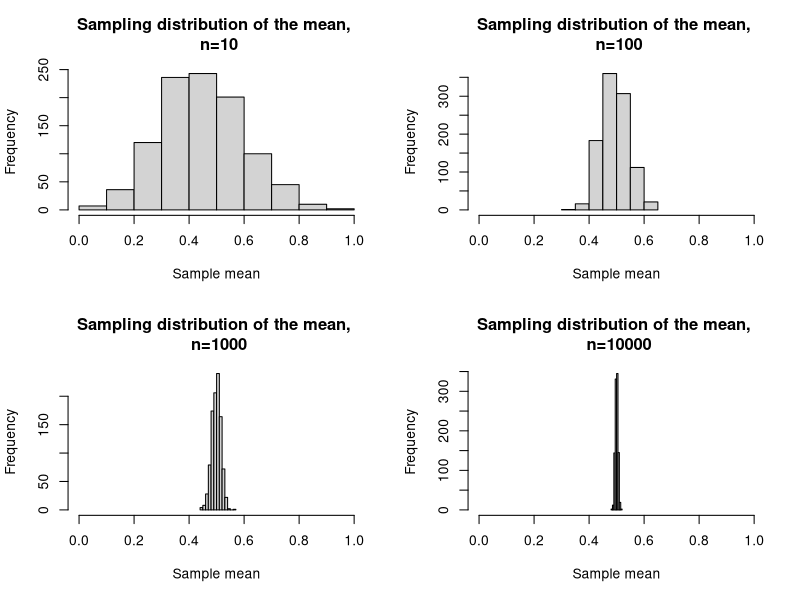

R code for this plot:

##  This command allows me to get the same simulation results each time I run the whole code; it resets
##  the random number generator in R.

set.seed(98347512)

##  Problem 4

##  You don't have to do this problem in R, but you need the standard errors for the next problem

se.10 <- .5/sqrt(10)
se.100 <- .5/sqrt(100)
se.1000 <- .5/sqrt(1000)
se.10000 <- .5/sqrt(10000)


## Problem 5

## Once you have the basic looping structure written, you just have to 
## change the size of the sample that you are drawing in each simulation

## n=10

sims <- 1000
nn <- 10
draws.10 <- rep(0, sims)
for(ii in 1:sims){
xx <- rbinom(nn, size=1, p=.5)
draws.10[ii] <- mean(xx)
}

## n=100

sims <- 1000
nn <- 100
draws.100 <- rep(0, sims)
for(ii in 1:sims){
xx <- rbinom(nn, size=1, p=.5)
draws.100[ii] <- mean(xx)
}

## n=1000

sims <- 1000
nn <- 1000
draws.1000 <- rep(0, sims)
for(ii in 1:sims){
xx <- rbinom(nn, size=1, p=.5)
draws.1000[ii] <- mean(xx)
}

## n=10000

sims <- 1000
nn <- 10000
draws.10000 <- rep(0, sims)
for(ii in 1:sims){
xx <- rbinom(nn, size=1, p=.5)
draws.10000[ii] <- mean(xx)
}

##  Now, we can calculate how many draws fell within two standard errors
##  of the population mean.

mean( draws.10 > (.5 - 2*se.10) & draws.10 < (.5 + 2*se.10))

mean( draws.100 > (.5 - 2*se.100) & draws.100 < (.5 + 2*se.100))

mean( draws.1000 > (.5 - 2*se.1000) & draws.1000 < (.5 + 2*se.1000))

mean( draws.10000 > (.5 - 2*se.10000) & draws.10000 < (.5 + 2*se.10000))

## Problem 6

##  It is probably easier to compare if all of the graphs are on the 
##  same plot:

par(mfrow=c(2,2))
hist(draws.10, xlim=c(0,1), xlab="Sample mean", main="Sampling distribution of the mean, \n n=10")
hist(draws.100, xlim=c(0,1), xlab="Sample mean", main="Sampling distribution of the mean, \n n=100")
hist(draws.1000, xlim=c(0,1), xlab="Sample mean", main="Sampling distribution of the mean, \n n=1000")
hist(draws.10000, xlim=c(0,1), xlab="Sample mean", main="Sampling distribution of the mean, \n n=10000")
par(mfrow=c(1,1))




## Problem 7

## (a)

1 - pnorm(3, mean=0, sd=1)

## (b)

1 - pnorm(42, mean=35, sd=6)

## (c)

dbinom(10, 10, .8)

## (d) 

punif(.9, 0, 1)

## (e)

1 - pchisq(6.5, 2)


## Problem 8

1 - pf(1^2, 1, 3)
pt(-1*1, 3) + (1 - pt(1,3))

1 - pf(2^2, 1, 3)
pt(-1*2, 3) + (1 - pt(2,3))

1 - pf(3^2, 1, 3)
pt(-1*3, 3) + (1 - pt(3,3))

1 - pf(4^2, 1, 3)
pt(-1*4, 3) + (1 - pt(4,3))

1 - pf(5^2, 1, 3)
pt(-1*5, 3) + (1 - pt(5,3))

## A quicker way to do the same thing:

cc <- 1:5
1 - pf(cc^2, 1, 3)
pt(-1*cc, 3) + (1 - pt(cc,3))
